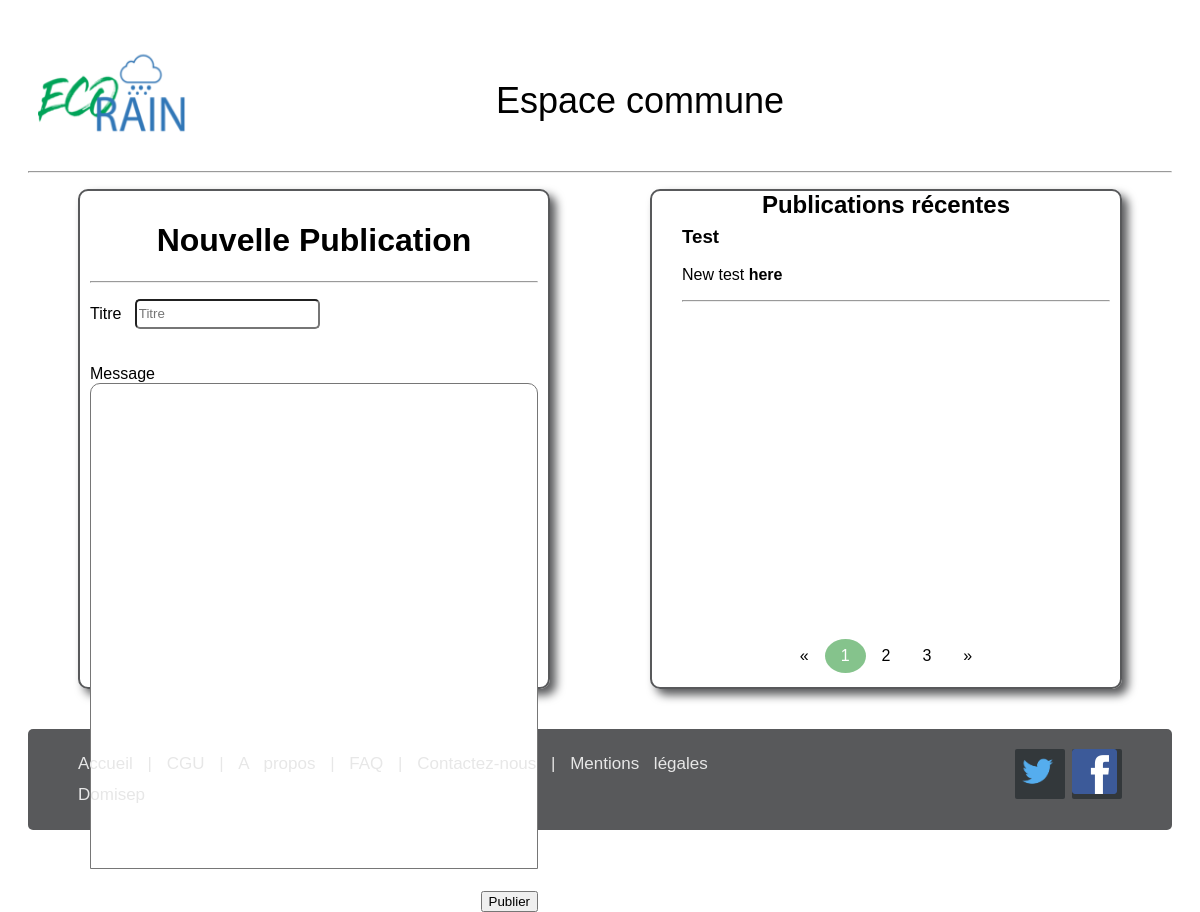
/controleurs/Mairie.php, run on an earlier commit of the app's database.
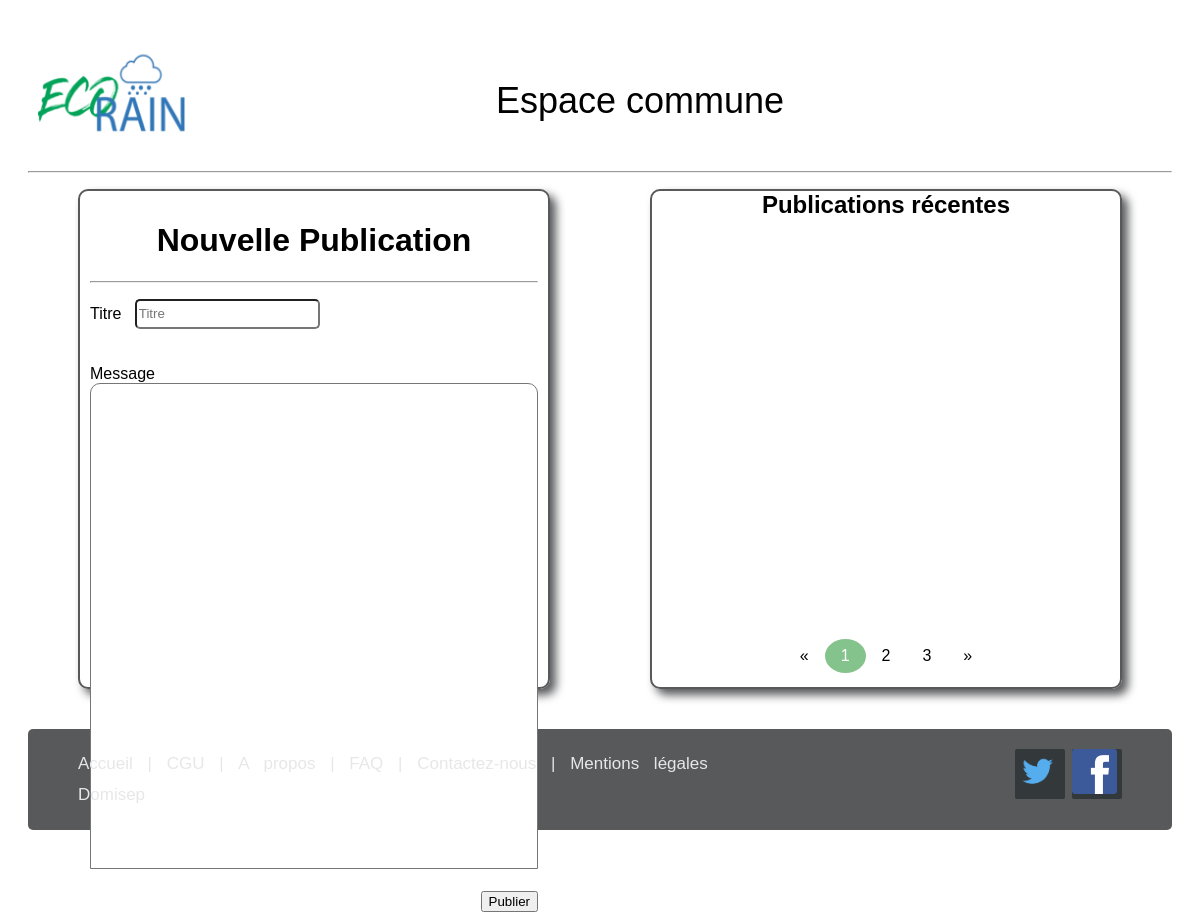
And on a later commit of the database.
### tables this page shows
CREATE TABLE IF NOT EXISTS `publication` (
                                           `id_pub`         int(11)      NOT NULL AUTO_INCREMENT,
                                           `titre_pub`      varchar(255) NOT NULL,
                                           `contenu_pub`    text         NOT NULL,
                                           `fichier_pub`    varchar(255) DEFAULT NULL,
                                           `date_envoi_pub` datetime     NOT NULL,
                                           `id_util`        int(11)      NOT NULL,
                                           PRIMARY KEY (`id_pub`),
                                           KEY `publication_utilisateur_id_util_fk` (`id_util`)
);

### modele/Publication.php (called while the page is built, shortened)
<?php
class Publication
{
    public function getAllPublications(PDO $bdd, string $table)
    {
        return $bdd->query("SELECT * FROM " . $table);
    }
}

### vue/publication.php (the view, shortened to what this page needs)
<body>
<div class="ligne">
    <div class="col-gauche">
        <form action="index.php?cible=Mairie&fonction=ajouter-publication" method="post" accept-charset="UTF-8"
              enctype="multipart/form-data">
            <h1 class="centre">Nouvelle Publication</h1>
            <hr>
            <label for="titre">Titre &nbsp;</label>
            <input type="text" id="titre-publication" name="titre-publication" placeholder="Titre" required>
            <br><br><br>
            <label for="content-publication">Message</label>
            <textarea name="content-publication" id="content-publication" cols="30" rows="20"></textarea>
            <br><br>
            <div class="droite">
                <input type="submit" name="submit" value="Publier">
            </div>
        </form>
    </div>
    <div class="col-droite">
        <h2 class="centre recent-pub">Publications récentes</h2>
        <div class="publications">
            <?php $publication = new Publication();
            $allPublications   = $publication->getAllPublications($bdd, $publication->tablePublication);
            foreach ($allPublications as $publication) { ?>
                <h3><?= $publication['titre_pub'] ?></h3>
                <?= $publication['contenu_pub'] ?>
                <hr>
            <?php } ?>
        </div>
        <div class="pub centre">
            <div class="footer-publication">
                <div class="pagination v-bas">
                    <a href="#">&laquo;</a>
                    <a href="#" class="active">1</a>
                    <a href="#">2</a>
                    <a href="#">3</a>
                    <a href="#">&raquo;</a>
                </div>
            </div>
        </div>
    </div>
</div>
</body>

### controleurs/Mairie.php (shortened to what this page needs)
<?php
require "modele/Publication.php";
if (!isset($_GET['fonction']) || empty($_GET['fonction'])) {
    $fonction = "accueil";
} else {
    $fonction = $_GET['fonction'];
}
switch ($fonction) {
    case "accueil":
        $head  = '<link rel="stylesheet" href="vue/css/publication.css">';
        $title = "Espace commune";
        $vue   = "publication";
        break;
}
if (isset($vue)) {
    include("vue/header.php");
    include("vue/" . $vue . ".php");
    include("vue/footer.php");
} elseif ($vue == null) {
} else {
    include("vue/header.php");
    include("vue/erreur404.php");
    include("vue/footer.php");
}

### vue/header.php (shortened to what this page needs)
<!DOCTYPE html>
<html lang="fr">
<head>
    <link rel="stylesheet" href="vue/css/style.css">
    <link rel="stylesheet" href="vue/css/base.css">
    <?php if (isset($head)) {
        echo $head;
    } ?>
</head>
<body>
<br>
<header class="space-between">
    <a href="index.php">
        <img class="logo" src="vue/images/logo_153x94.png" alt="ecorain">
    </a>
    <div class="v-centre">
        <?php if (isset($title)) {
            echo $title;
        } ?>
    </div>
    <?php if (isset($_SESSION['user_id']) && !empty($_SESSION['user_id'])) { ?>
        <div class="dropdown">
            <button class="button" onclick="toggleDropdown('user-dropdown')">
                <img class="img-compte" src="vue/images/compte.png" alt="compte"/>
                <br>
                <?php if (isset($_SESSION['user_name'])) {
                    echo $_SESSION['user_name'];
                } else {
                    echo "Votre compte";
                } ?>
            </button>
            <div id="user-dropdown" class="dropdown-content">
                <a href="index.php?cible=gestion&fonction=accueil">Paramètres</a>
                <a href="index.php?cible=utilisateurs&fonction=ticket">Tickets</a>
                <a href="index.php?cible=utilisateurs&fonction=logout">Déconnexion</a>
            </div>
        </div>
    <?php } else { ?>
        <div>&nbsp;&nbsp;&nbsp;&nbsp;&nbsp;&nbsp;&nbsp;</div>
    <?php } ?>
</header>
<hr>

### vue/footer.php (shortened to what this page needs)
<footer class="space-between">
    <div class="footer_gauche">
        <p class="footer_liens">
            <a href="index.php" title="Accueil">Accueil</a> |
            <a href="" title="CGU">CGU</a> |
            <a href="" title="A Propos">A propos</a> |
            <a href="" title="FAQ">FAQ</a> |
            <a href="" title="Contactez-nous">Contactez-nous</a> |
            <a href="">Mentions légales</a>
        </p>
        <p>Domisep</p>
    </div>
    <div class="footer_droit">
        <a href=""><img class="img-footer" src="vue/images/twitter.png" alt="twitter"></a>
        <a href=""><img class="img-footer" src="vue/images/facebook.png" alt="facebook"></a>
    </div>
</footer>
</body>
</html>

### vue/css/style.css (style rules this page uses)
:root { --gris-noir : rgb(88, 89, 91); --gris-clair : rgb(231, 231, 231); --bleu-clair : rgb(117, 187, 194); --bleu-fonce : rgb(62, 102, 108); --vert : rgb(133, 195, 140); --red : #f44336; --blanc : #fff; --noir : #000; --radius : 10px; --input-radius : 5px; --padding : 15px; }
* { box-sizing : border-box; font-family : Trebuchet, Arial, sans-serif; }
body { padding : 20px; }
hr { display : block; margin : 1em auto; border : 1px inset; }
a { text-decoration : none; }
.ligne { display : flex; flex-flow : row wrap; justify-content : center; width : 100%; }
.col-gauche, .col-droite { flex : 1 1 40%; padding : 10px; height : 500px; margin : 0 50px 40px; border-radius : var(--radius); border : 2px solid var(--gris-noir); box-shadow : 6px 6px 10px var(--gris-noir); }
.centre { display : flex; justify-content : center; }
.droite { display : flex; justify-content : flex-end; }
.space-between { display : flex; justify-content : space-between; }
.v-centre { display : flex; align-items : center; }
.v-bas { display : flex; align-items : flex-end; }
textarea { border-top-left-radius : var(--radius); border-top-right-radius : var(--radius); resize : none; font-size : 1.3em; width : 100%; }
input[type=text], input[type=number], input[type=password], input[type=email] { border-radius : var(--input-radius); height : 30px; }
.active { background-color : var(--bleu-clair); }

### vue/css/base.css (style rules this page uses)
header { padding : 0 10px; font-size : 3vw; }
footer { display : flex; border-radius : 5px; background-color : #58595b; width : 100%; padding : 20px 50px; line-height : 2; text-align : left; }
.footer_gauche p { font-size : 17px; margin : 0; line-height : 1.8; color : rgb(231, 231, 231); word-spacing : 10px; }
.footer_liens a { display : inline-flex; color : rgb(231, 231, 231); }
footer .footer_droit a { display : inline-flex; width : 50px; height : 50px; background-color : #33383b; border-radius : 2px; margin-left : 3px; }
.img-footer { width : 45px; height : 45px; }
.logo { width : 150px; height : 100px; }

### vue/css/publication.css (style rules this page uses)
.pagination { display : inline-block; }
.pagination > a { color : var(--noir); float : left; padding : 8px 16px; text-decoration : none; }
.pagination > a.active { background-color : var(--vert); color : var(--blanc); border-radius : 100%; }
.recent-pub { position : sticky; margin-top : -10px; background-color : var(--blanc); }
.pub { position : relative; }
.publications { padding-left : 20px; padding-top : 20px; margin-top : -52px; height : inherit; overflow-y : auto; }
.footer-publication { position : absolute; bottom : 10px; background-color : var(--blanc); }

What changed in the data, as far as the page shows it:
removed publication: titre_pub "Test", contenu_pub "New test here"
